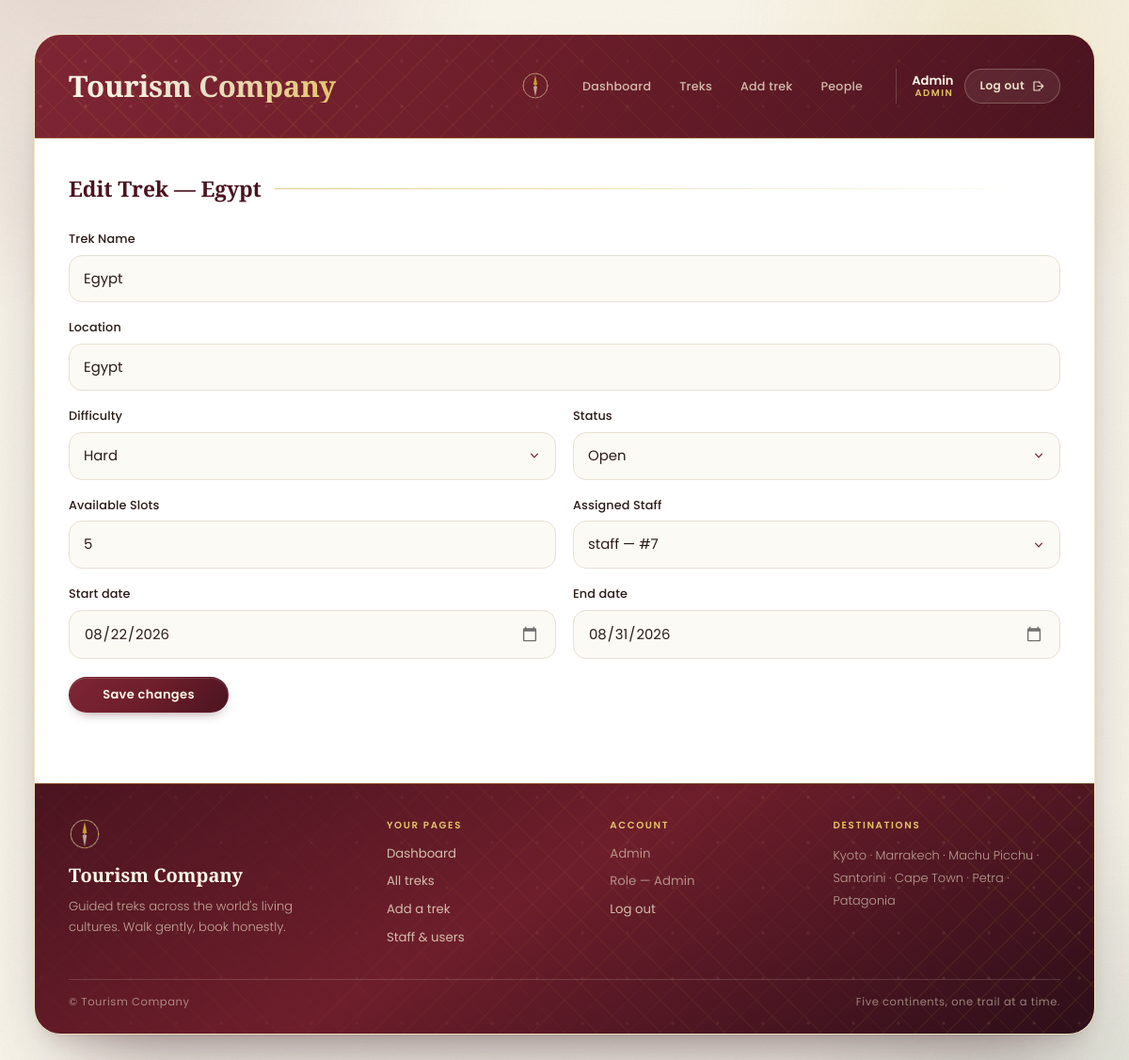
The app's page /edit_trek/1 (signed in) with its own data.
### models.py (models this page shows)
class trek(db.Model):
    trek_id = db.Column(db.Integer, primary_key = True)
    trek_name = db.Column(db.String, nullable = False)
    location = db.Column(db.String, nullable = False)
    difficulty = db.Column(db.String, nullable = False)
    duration_days = db.Column(db.Integer, nullable = False)
    available_slots = db.Column(db.Integer,  nullable = False)
    ass_staff_id = db.Column(db.Integer, nullable = False)
    status = db.Column(db.String, nullable = False)
    start_date = db.Column(db.Date, nullable = False)
    end_date = db.Column(db.Date, nullable = False)

class user(db.Model):
    user_id = db.Column(db.Integer, primary_key = True)
    name = db.Column(db.String, nullable = False)
    email = db.Column(db.String, unique = True,nullable = False)
    password = db.Column(db.String, nullable = False)
    phone = db.Column(db.String, nullable = False)
    address = db.Column(db.String, nullable = False)
    role = db.Column(db.String, nullable = False)
    status = db.Column(db.String, nullable = False)

### controller.py (the view, shortened to what this page needs)
@admin_routes.route("/edit_trek/<int:trek_id>", methods = ["GET", "POST"])
def edit_treks(trek_id):
    if session.get("user_role") != "Admin":
        return redirect("/login")
    t = trek.query.get(trek_id)
    if not t:
        return redirect("/all_treks")
    date_floor = min(t.start_date, date.today()).isoformat()
    def back(msg):
        return render_template("edit_trek.html", t = t,
                               staffs = staff_choices(t.ass_staff_id),
                               today = date_floor, err_msg = msg)
    if request.method == "GET":
        return render_template("edit_trek.html", t = t, staffs = staff_choices(t.ass_staff_id), today = date_floor)

### controller.py (called while the page is built)
def active_staffs():
    return db.session.query(user).filter(
        user.role == "Staff",
        user.status == "Active"
    ).order_by(user.name).all()

def staff_choices(current_staff_id=None):
    staffs = active_staffs()
    if current_staff_id is not None and all(s.user_id != current_staff_id for s in staffs):
        current = user.query.get(current_staff_id)
        if current:
            staffs = [current] + staffs
    return staffs

### templates/edit_trek.html (shortened to what this page needs)
<!doctype html>
<html lang="en">
  <head>
    <link rel="stylesheet" href="/static/main.css" />
    <link rel="stylesheet" href="/static/app_style.css" />
    <link rel="stylesheet" href="/static/app_layout.css" />
  </head>
  <body>
    <div class="container">
      <div>
        <h2 class="center">Tourism Company</h2>
        {% include "_topbar.html" %}
      </div>
      <div class="dashboard-form">
        <h3 class="center">Edit Trek — {{ t.trek_name }}</h3>
        <form action="/edit_trek/{{ t.trek_id }}" method="POST">
          <div class="form-grid">
            <div class="field field-wide">
              <label for="tname">Trek Name</label>
              <input type="text" name="tname" id="tname" value="{{ t.trek_name }}" required/>
            </div>
            <div class="field field-wide">
              <label for="lname">Location</label>
              <input type="text" name="lname" id="lname" value="{{ t.location }}" required/>
            </div>
            <div class="field">
              <label for="dfclty">Difficulty</label>
              <select name="dfclty" id="dfclty">
                <option value="Hard" {% if t.difficulty == "Hard" %}selected{% endif %}>Hard</option>
              </select>
            </div>
            <div class="field">
              <label for="stype">Status</label>
              <select name="stype" id="stype">
                <option value="Open" {% if t.status == "Open" %}selected{% endif %}>Open</option>
              </select>
            </div>
            <div class="field">
              <label for="slots">Available Slots</label>
              <input type="number" name="slots" id="slots" min="0" step="1" value="{{ t.available_slots }}" required>
            </div>
            <div class="field">
              <label for="s_id">Assigned Staff</label>
              <select name="s_id" id="s_id" required>
                {% for s in staffs %}
                  <option value="{{ s.user_id }}" {% if s.user_id == t.ass_staff_id %}selected{% endif %}>
                    {{ s.name }} — #{{ s.user_id }}{% if s.status != "Active" %} (currently {{ s.status|lower }}){% endif %}
                  </option>
                {% endfor %}
              </select>
            </div>
            <div class="field">
              <label for="str_date">Start date</label>
              <input type="date" name="str_date" id="str_date" value="{{ t.start_date }}" min="{{ today }}" required>
            </div>
            <div class="field">
              <label for="end_date">End date</label>
              <input type="date" name="end_date" id="end_date" value="{{ t.end_date }}" min="{{ today }}" required>
            </div>
            <div class="actions">
              <button type="submit" name="Edit">Save changes</button>
            </div>
          </div>
        </form>
      </div>
      {% include "_appfoot.html" %}
    </div>
  </body>
</html>

### static/app_style.css (style rules this page uses)
.container > div:has(> h2.center) { display:flex; flex-wrap:wrap; align-items:center; gap:14px 22px; }
.container > div > h2.center { margin-right:auto; }
.container { animation:card-in .62s var(--ease) both; }
.container > div:has(> h2.center) > * { animation:head-in .55s var(--ease) both .1s; }
.dashboard-form > * { animation:block-in .5s var(--ease) both; }
.dashboard-form > *:nth-child(1) { animation-delay:.10s; }
.dashboard-form > *:nth-child(2) { animation-delay:.16s; }
.dashboard-form h3::after { transform-origin:left; animation:rule-draw .8s var(--ease) both .3s; }
.button-link, .dashboard-form button { position:relative;overflow:hidden; }
.button-link::after, .dashboard-form button::after { content:""; position:absolute; top:0; left:-120%; width:60%; height:100%; pointer-events:none; background:linear-gradient(100deg,transparent,rgba(255,255,255,.32),transparent); transition:left .55s var(--ease); }
.field input, .field select, .field textarea { transition: border-color .18s var(--ease), box-shadow .18s var(--ease), background-color .18s var(--ease), transform .18s var(--ease); }

### static/app_layout.css (style rules this page uses)
body:has(.dashboard-form) { align-items:stretch; }
.container:has(.dashboard-form) { grid-template-rows:auto 1fr auto; min-height:calc(100vh - 2 * clamp(16px,3vw,40px)); min-height:calc(100dvh - 2 * clamp(16px,3vw,40px)); }

### records on screen
trek: trek_name "Egypt", tname "Egypt", lname "Egypt", dfclty "Hard", stype "Open", slots "5", s_id "staff — #7", str_date "08/22/2026", end_date "08/31/2026"

### other values on screen
{{ session.get('user_name', 'Signed in') }} "Admin"
{{ role }} "ADMIN"
{{ role }} "Admin"
